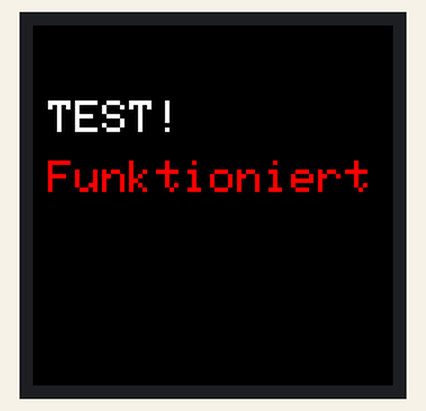
Simulated run of this sketch. Board: Arduino Uno, built with avr-gcc and run on an emulated ATmega328P. Parts: 240×240 colour display.

Above: at 0.3 s.

The sketch:

displaytest.ino
```cpp
#include <Adafruit_GFX.h>
#include <Adafruit_ST7789.h>
#include <SPI.h>

// Programm um 1,5 zoll display zu testen

#define TFT_CS 15
#define TFT_RST 4
#define TFT_DC 2
Adafruit_ST7789 tft = Adafruit_ST7789(TFT_CS, TFT_DC, TFT_RST);

void setup() {
  Serial.begin(115200);
  tft.init(240, 240);
  tft.setRotation(2);
  tft.fillScreen(ST77XX_BLACK);
  tft.setCursor(10, 50);
  tft.setTextColor(ST77XX_WHITE);
  tft.setTextSize(3);
  tft.println("TEST!");
  tft.setCursor(10, 90);
  tft.setTextColor(ST77XX_RED);
  tft.println("Funktioniert");
}

void loop() {

}
```
